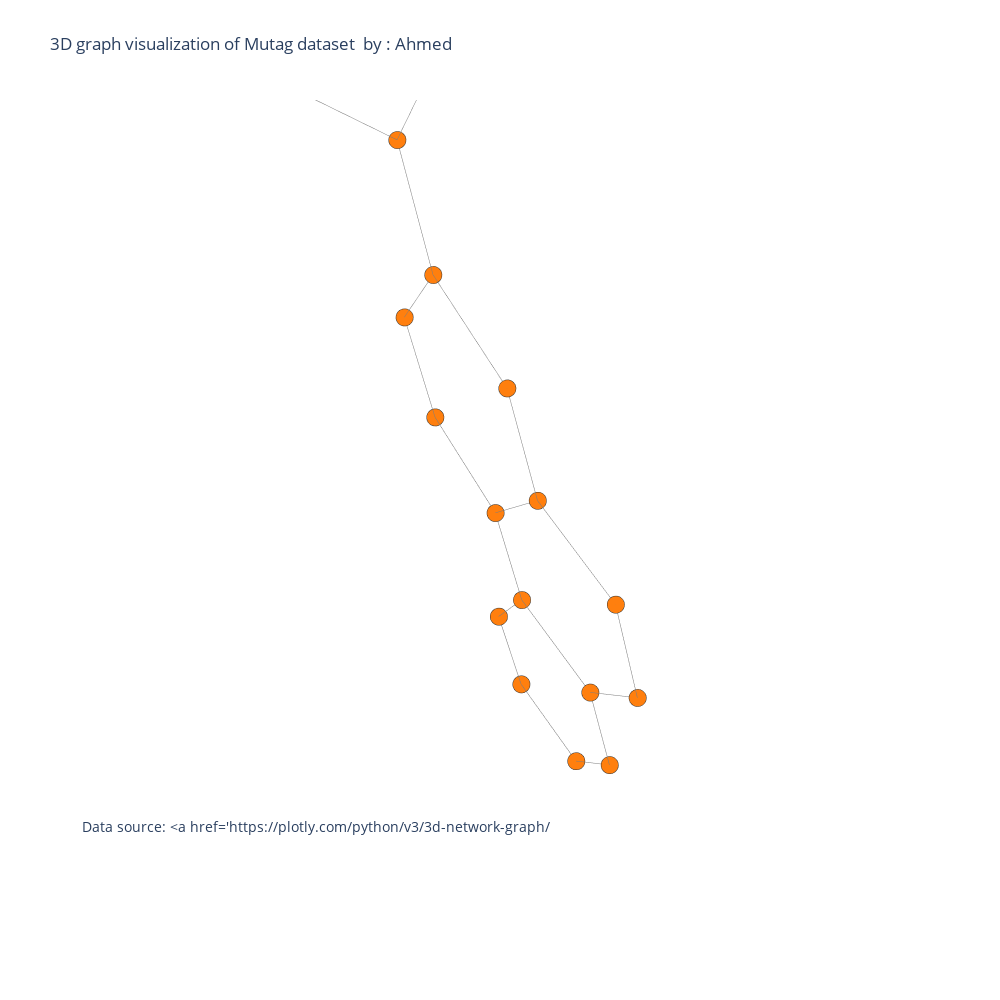

Notebook source saved alongside this figure:
### Code cell
import pandas as pd
import numpy as np
%matplotlib inline
import plotly.graph_objs as go
from  plotly.offline import plot
import chart_studio.plotly as py
import cufflinks as cf
cf.go_offline()
from plotly.offline import download_plotlyjs, init_notebook_mode, plot,iplot
init_notebook_mode(connected='true')
data=[trace1, trace2]
fig=go.Figure(data=data, layout=layout)

iplot(fig, filename='Les-Miserables')

### Figure 1 — Plotly figure (JSON) as saved in the notebook; plotly's stock layout.template omitted (floating-point values rounded to 4 significant figures)
{"data": [{"hoverinfo": "none", "line": {"color": "rgb(125,125,125)", "width": 1}, "mode": "lines", "type": "scatter3d", "x": [-0.2802, -0.3463, null, -0.2802, -0.1287, null, -0.3463, -0.2626, null, -0.2626, -0.1097, null, -0.1097, -0.04136, null, -0.1097, -0.02129, null, -0.04136, -0.1287, null, -0.04136, 0.1127, null, 0.1127, 0.1992, null, 0.1992, 0.1422, null, 0.1422, -0.02129, null, 0.1422, 0.2293, null, -0.02129, -0.04799, null, -0.04799, 0.04319, null, 0.04319, 0.2007, null, 0.2007, 0.2293, null, 0.2007, 0.2954, null, 0.2954, -0.0122, null, 0.2954, 0.7222, null], "y": [0.1972, -0.2867, null, 0.1972, 0.5298, null, -0.2867, -0.383, null, -0.383, -0.06926, null, -0.06926, 0.4434, null, -0.06926, -0.1616, null, 0.4434, 0.5298, null, 0.4434, 0.8115, null, 0.8115, 0.7213, null, 0.7213, 0.2469, null, 0.2469, -0.1616, null, 0.2469, 0.1569, null, -0.1616, -0.5855, null, -0.5855, -0.6549, null, -0.6549, -0.2718, null, -0.2718, 0.1569, null, -0.2718, -0.3251, null, -0.3251, -0.2919, null, -0.3251, -0.4543, null], "z": [-1.766, -1.571, null, -1.766, -1.394, null, -1.571, -1.07, null, -1.07, -0.6714, null, -0.6714, -0.8861, null, -0.6714, -0.1521, null, -0.8861, -1.394, null, -0.8861, -0.5393, null, -0.5393, -0.03164, null, -0.03164, 0.1968, null, 0.1968, -0.1521, null, 0.1968, 0.7073, null, -0.1521, 0.1679, null, 0.1679, 0.6761, null, 0.6761, 1.023, null, 1.023, 0.7073, null, 1.023, 1.532, null, 1.532, 1.943, null, 1.532, 1.789, null]}, {"hoverinfo": "text", "marker": {"color": "#ff7f0e", "colorscale": [[0, "#440154"], [0.1111, "#482878"], [0.2222, "#3e4989"], [0.3333, "#31688e"], [0.4444, "#26828e"], [0.5556, "#1f9e89"], [0.6667, "#35b779"], [0.7778, "#6ece58"], [0.8889, "#b5de2b"], [1, "#fde725"]], "line": {"color": "rgb(50,50,50)", "width": 0.5}, "size": 6, "symbol": "circle"}, "mode": "markers", "name": "actors", "text": ["0", "1", "2", "3", "4", "5", "6", "7", "8", "9", "10", "11", "12", "13", "14", "15", "16"], "type": "scatter3d", "x": [-0.2802, -0.3463, -0.2626, -0.1097, -0.04136, -0.1287, 0.1127, 0.1992, 0.1422, -0.02129, -0.04799, 0.04319, 0.2007, 0.2293, 0.2954, -0.0122, 0.7222], "y": [0.1972, -0.2867, -0.383, -0.06926, 0.4434, 0.5298, 0.8115, 0.7213, 0.2469, -0.1616, -0.5855, -0.6549, -0.2718, 0.1569, -0.3251, -0.2919, -0.4543], "z": [-1.766, -1.571, -1.07, -0.6714, -0.8861, -1.394, -0.5393, -0.03164, 0.1968, -0.1521, 0.1679, 0.6761, 1.023, 0.7073, 1.532, 1.943, 1.789]}], "layout": {"annotations": [{"font": {"size": 14}, "showarrow": false, "text": "Data source: <a href='https://plotly.com/python/v3/3d-network-graph/</a>", "x": 0, "xanchor": "left", "xref": "paper", "y": 0.1, "yanchor": "bottom", "yref": "paper"}], "height": 1000, "hovermode": "closest", "margin": {"t": 100}, "scene": {"xaxis": {"showbackground": false, "showgrid": false, "showline": false, "showticklabels": false, "title": {"text": ""}, "zeroline": false}, "yaxis": {"showbackground": false, "showgrid": false, "showline": false, "showticklabels": false, "title": {"text": ""}, "zeroline": false}, "zaxis": {"showbackground": false, "showgrid": false, "showline": false, "showticklabels": false, "title": {"text": ""}, "zeroline": false}}, "showlegend": false, "title": {"text": "3D graph visualization of Mutag dataset  by : Ahmed"}, "width": 1000}}
